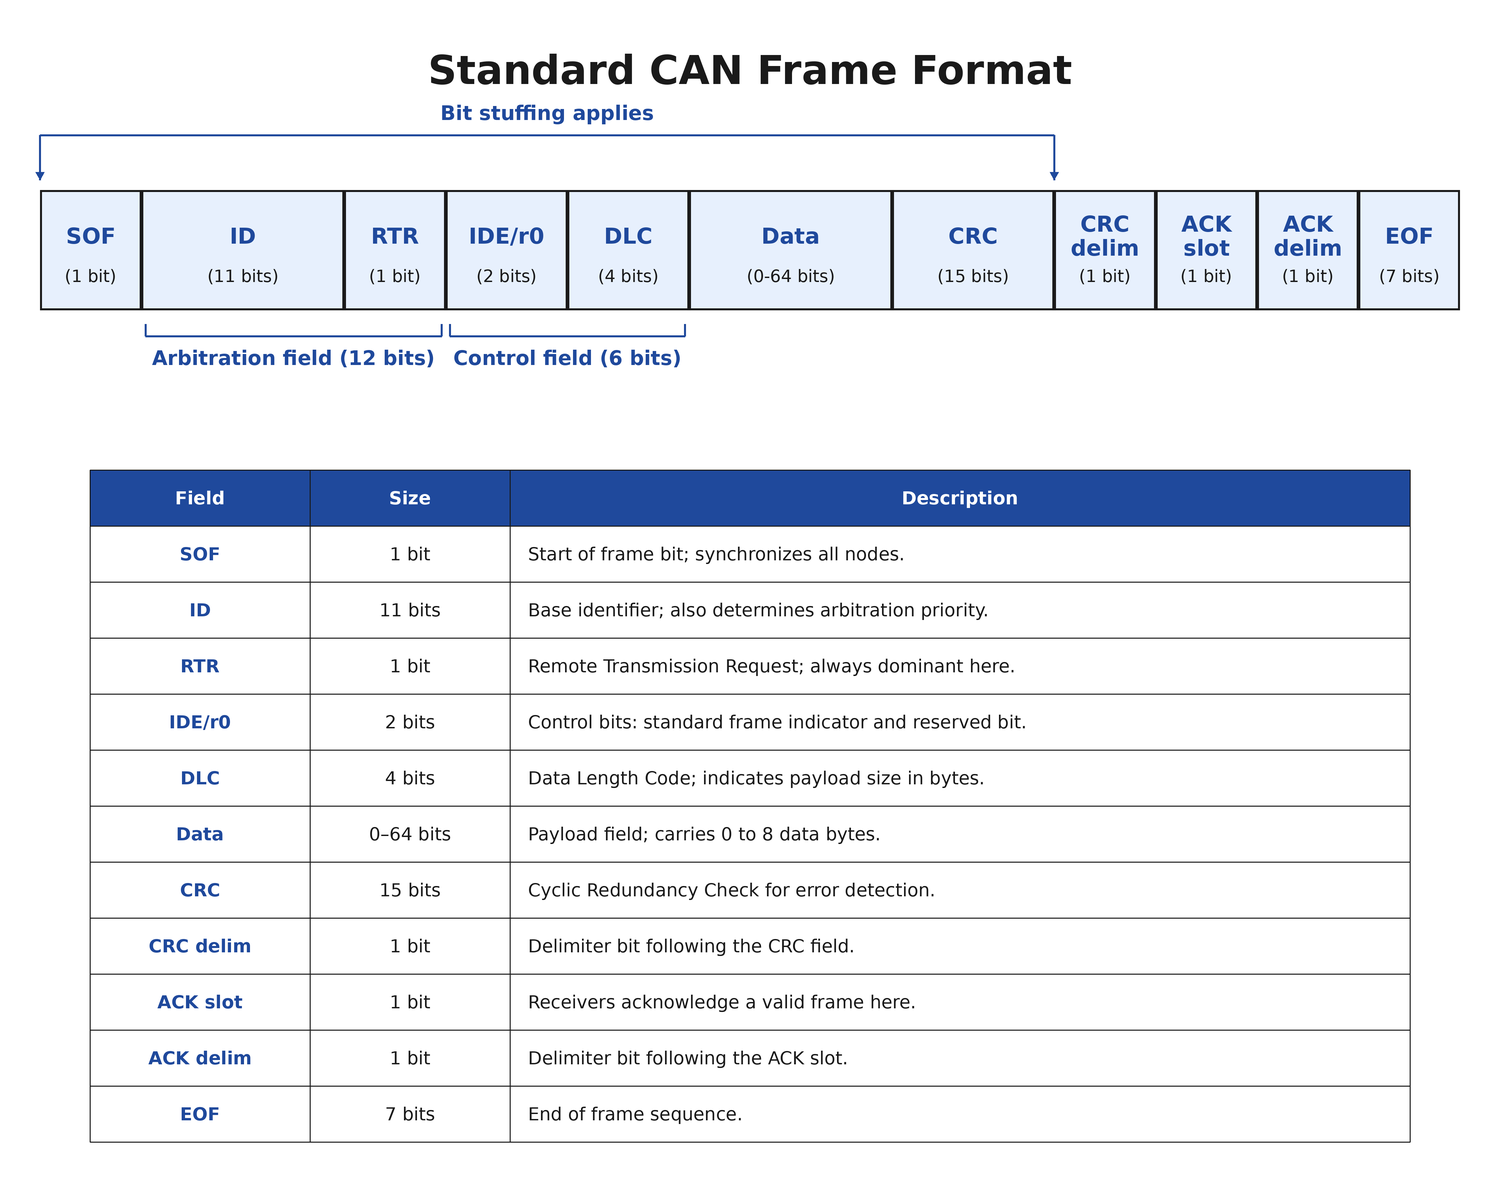

Source code (Python):
#!/usr/bin/env python3
"""Draw the standard CAN frame format diagram (L10 Appendix A).

Regenerate with:  python3 standard_can_frame_format.py <output.png>
Everything is data-driven from FIELDS/BRACES below, so a spec change is a text edit.
"""
import sys

from PIL import Image, ImageDraw, ImageFont

Color = tuple[int, int, int]
# (name lines, size label, relative width, table description)
Field = tuple[list[str], str, float, str]

S: int = 3                               # supersample factor
W: int = 1500                            # final canvas width
H: int = 1200                            # final canvas height
X0: int = 40                             # left edge of the field row
Y0: int = 190                            # top edge of the field row
BH: int = 120                            # field box height
ROW_H: int = 56                          # table row height
TAB_Y: int = 470                         # top edge of the table
TAB_X: int = 90                          # left edge of the table
TAB_W: int = 1320                        # table width
COL_FIELD: int = 220                     # width of the Field column
COL_SIZE: int = 200                      # width of the Size column

FONT: str = "/usr/share/fonts/truetype/dejavu/DejaVuSans.ttf"
BOLD: str = "/usr/share/fonts/truetype/dejavu/DejaVuSans-Bold.ttf"

INK: Color = (26, 26, 26)
BLUE: Color = (31, 73, 156)
HEADER: Color = (31, 73, 156)
FILL: Color = (231, 240, 253)
WHITE: Color = (255, 255, 255)

FIELDS: list[Field] = [
    (["SOF"], "(1 bit)", 1.0, "Start of frame bit; synchronizes all nodes."),
    (["ID"], "(11 bits)", 2.0, "Base identifier; also determines arbitration priority."),
    (["RTR"], "(1 bit)", 1.0, "Remote Transmission Request; always dominant here."),
    (["IDE/r0"], "(2 bits)", 1.2, "Control bits: standard frame indicator and reserved bit."),
    (["DLC"], "(4 bits)", 1.2, "Data Length Code; indicates payload size in bytes."),
    (["Data"], "(0-64 bits)", 2.0, "Payload field; carries 0 to 8 data bytes."),
    (["CRC"], "(15 bits)", 1.6, "Cyclic Redundancy Check for error detection."),
    (["CRC", "delim"], "(1 bit)", 1.0, "Delimiter bit following the CRC field."),
    (["ACK", "slot"], "(1 bit)", 1.0, "Receivers acknowledge a valid frame here."),
    (["ACK", "delim"], "(1 bit)", 1.0, "Delimiter bit following the ACK slot."),
    (["EOF"], "(7 bits)", 1.0, "End of frame sequence."),
]

# (label, index of first field, index of last field), drawn under the field row
BRACES: list[tuple[str, int, int]] = [
    ("Arbitration field (12 bits)", 1, 2),
    ("Control field (6 bits)", 3, 4),
]

# Bit stuffing spans SOF through the CRC field (indices 0..6).
STUFF_LO: int = 0
STUFF_HI: int = 6


def main(out: str) -> None:
    img: Image.Image = Image.new("RGB", (W * S, H * S), "white")
    d: ImageDraw.ImageDraw = ImageDraw.Draw(img)
    f_title: ImageFont.FreeTypeFont = ImageFont.truetype(BOLD, 40 * S)
    f_name: ImageFont.FreeTypeFont = ImageFont.truetype(BOLD, 22 * S)
    f_size: ImageFont.FreeTypeFont = ImageFont.truetype(FONT, 17 * S)
    f_lab: ImageFont.FreeTypeFont = ImageFont.truetype(BOLD, 20 * S)
    f_cell: ImageFont.FreeTypeFont = ImageFont.truetype(FONT, 18 * S)
    f_cellb: ImageFont.FreeTypeFont = ImageFont.truetype(BOLD, 18 * S)

    def text(cx: float, cy: float, txt: str, font: ImageFont.FreeTypeFont,
             fill: Color = INK, anchor: str = "mm") -> None:
        d.text((cx * S, cy * S), txt, font=font, fill=fill, anchor=anchor)

    def line(pts: list[tuple[float, float]], width: int = 2, fill: Color = INK) -> None:
        d.line([(px * S, py * S) for px, py in pts], fill=fill, width=width * S)

    def head(px: float, py: float, size: int = 8) -> None:
        s = size * S
        d.polygon([(px * S, py * S), (px * S - s * 0.55, py * S - s),
                   (px * S + s * 0.55, py * S - s)], fill=BLUE)

    # ---- field boxes -------------------------------------------------------
    unit: float = (W - 2 * X0) / sum(w for _, _, w, _ in FIELDS)
    xs: list[float] = [X0]
    for _, _, w, _ in FIELDS:
        xs.append(xs[-1] + w * unit)
    for i, (names, size, _, _) in enumerate(FIELDS):
        x0, x1 = xs[i], xs[i + 1]
        d.rectangle([x0 * S, Y0 * S, x1 * S, (Y0 + BH) * S],
                    fill=FILL, outline=INK, width=2 * S)
        cx = (x0 + x1) / 2
        if len(names) == 1:
            text(cx, Y0 + BH / 2 - 14, names[0], f_name, BLUE)
        else:
            text(cx, Y0 + BH / 2 - 26, names[0], f_name, BLUE)
            text(cx, Y0 + BH / 2 - 2, names[1], f_name, BLUE)
        text(cx, Y0 + BH / 2 + 26, size, f_size)

    # ---- bit stuffing span -------------------------------------------------
    sx0, sx1 = xs[STUFF_LO], xs[STUFF_HI + 1]
    sy: float = Y0 - 55
    line([(sx0, Y0 - 10), (sx0, sy), (sx1, sy), (sx1, Y0 - 10)], width=2, fill=BLUE)
    head(sx0, Y0 - 10)
    head(sx1, Y0 - 10)
    text((sx0 + sx1) / 2, sy - 22, "Bit stuffing applies", f_lab, BLUE)

    # ---- braces under the row ----------------------------------------------
    for label, lo, hi in BRACES:
        bx0, bx1 = xs[lo] + 4, xs[hi + 1] - 4
        by: float = Y0 + BH + 26
        line([(bx0, by - 12), (bx0, by), (bx1, by), (bx1, by - 12)], width=2, fill=BLUE)
        text((bx0 + bx1) / 2, by + 22, label, f_lab, BLUE)

    # ---- title -------------------------------------------------------------
    text(W / 2, 70, "Standard CAN Frame Format", f_title)

    # ---- table -------------------------------------------------------------
    col_x: list[float] = [TAB_X, TAB_X + COL_FIELD, TAB_X + COL_FIELD + COL_SIZE,
                          TAB_X + TAB_W]
    y: float = TAB_Y
    d.rectangle([col_x[0] * S, y * S, col_x[3] * S, (y + ROW_H) * S], fill=HEADER)
    for cx, header in zip([(col_x[0] + col_x[1]) / 2, (col_x[1] + col_x[2]) / 2,
                           (col_x[2] + col_x[3]) / 2], ["Field", "Size", "Description"]):
        text(cx, y + ROW_H / 2, header, f_cellb, WHITE)
    y += ROW_H
    for names, size, _, desc in FIELDS:
        text((col_x[0] + col_x[1]) / 2, y + ROW_H / 2, " ".join(names), f_cellb, BLUE)
        text((col_x[1] + col_x[2]) / 2, y + ROW_H / 2,
             size.strip("()").replace("-", "–"), f_cell)
        text(col_x[2] + 18, y + ROW_H / 2, desc, f_cell, INK, anchor="lm")
        y += ROW_H
    for i in range(len(FIELDS) + 2):
        ly = TAB_Y + i * ROW_H
        line([(col_x[0], ly), (col_x[3], ly)], width=1)
    for cx in col_x:
        line([(cx, TAB_Y), (cx, y)], width=1)

    img = img.resize((W, H), Image.LANCZOS)
    img.save(out)


if __name__ == "__main__":
    main(sys.argv[1] if len(sys.argv) > 1 else "standard_can_frame_format.png")
